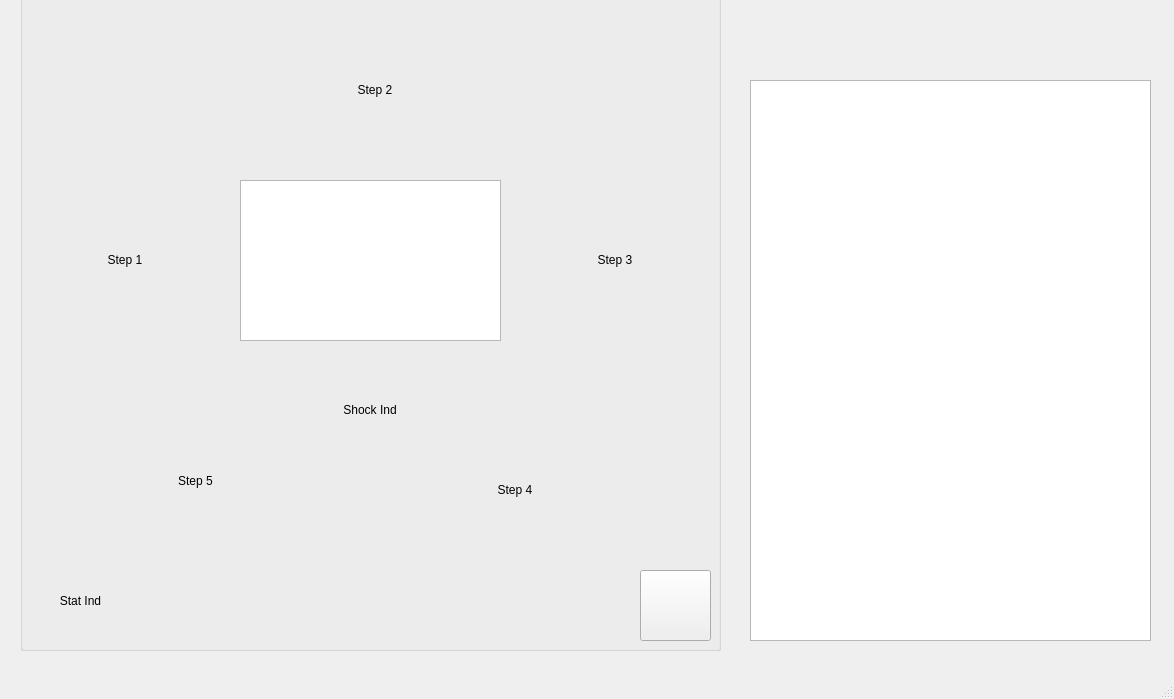
<?xml version="1.0" encoding="UTF-8"?>
<ui version="4.0">
 <class>MainWindow</class>
 <widget class="QMainWindow" name="MainWindow">
  <property name="geometry">
   <rect>
    <x>0</x>
    <y>0</y>
    <width>1174</width>
    <height>699</height>
   </rect>
  </property>
  <property name="windowTitle">
   <string>MainWindow</string>
  </property>
  <widget class="QWidget" name="centralwidget">
   <widget class="QTextBrowser" name="textBrowser">
    <property name="geometry">
     <rect>
      <x>750</x>
      <y>80</y>
      <width>401</width>
      <height>561</height>
     </rect>
    </property>
   </widget>
   <widget class="QGroupBox" name="groupBox">
    <property name="geometry">
     <rect>
      <x>20</x>
      <y>-10</y>
      <width>701</width>
      <height>661</height>
     </rect>
    </property>
    <property name="title">
     <string/>
    </property>
    <widget class="QPushButton" name="powerButton">
     <property name="geometry">
      <rect>
       <x>620</x>
       <y>580</y>
       <width>71</width>
       <height>71</height>
      </rect>
     </property>
     <property name="text">
      <string/>
     </property>
    </widget>
    <widget class="QLabel" name="step1">
     <property name="geometry">
      <rect>
       <x>30</x>
       <y>210</y>
       <width>150</width>
       <height>120</height>
      </rect>
     </property>
     <property name="minimumSize">
      <size>
       <width>150</width>
       <height>120</height>
      </size>
     </property>
     <property name="lineWidth">
      <number>1</number>
     </property>
     <property name="text">
      <string>Step 1</string>
     </property>
     <property name="alignment">
      <set>Qt::AlignCenter</set>
     </property>
    </widget>
    <widget class="QTextBrowser" name="LCDScreen">
     <property name="geometry">
      <rect>
       <x>220</x>
       <y>190</y>
       <width>261</width>
       <height>161</height>
      </rect>
     </property>
    </widget>
    <widget class="QLabel" name="step2">
     <property name="geometry">
      <rect>
       <x>280</x>
       <y>40</y>
       <width>150</width>
       <height>120</height>
      </rect>
     </property>
     <property name="minimumSize">
      <size>
       <width>150</width>
       <height>120</height>
      </size>
     </property>
     <property name="lineWidth">
      <number>1</number>
     </property>
     <property name="text">
      <string>Step 2</string>
     </property>
     <property name="alignment">
      <set>Qt::AlignCenter</set>
     </property>
    </widget>
    <widget class="QLabel" name="step3">
     <property name="geometry">
      <rect>
       <x>520</x>
       <y>210</y>
       <width>150</width>
       <height>120</height>
      </rect>
     </property>
     <property name="minimumSize">
      <size>
       <width>150</width>
       <height>120</height>
      </size>
     </property>
     <property name="lineWidth">
      <number>1</number>
     </property>
     <property name="text">
      <string>Step 3</string>
     </property>
     <property name="alignment">
      <set>Qt::AlignCenter</set>
     </property>
    </widget>
    <widget class="QLabel" name="step4">
     <property name="geometry">
      <rect>
       <x>420</x>
       <y>440</y>
       <width>150</width>
       <height>120</height>
      </rect>
     </property>
     <property name="minimumSize">
      <size>
       <width>150</width>
       <height>120</height>
      </size>
     </property>
     <property name="lineWidth">
      <number>1</number>
     </property>
     <property name="text">
      <string>Step 4</string>
     </property>
     <property name="alignment">
      <set>Qt::AlignCenter</set>
     </property>
    </widget>
    <widget class="QLabel" name="step5">
     <property name="geometry">
      <rect>
       <x>70</x>
       <y>410</y>
       <width>211</width>
       <height>161</height>
      </rect>
     </property>
     <property name="lineWidth">
      <number>1</number>
     </property>
     <property name="text">
      <string>Step 5</string>
     </property>
     <property name="alignment">
      <set>Qt::AlignCenter</set>
     </property>
    </widget>
    <widget class="QLabel" name="statInd">
     <property name="geometry">
      <rect>
       <x>10</x>
       <y>570</y>
       <width>101</width>
       <height>81</height>
      </rect>
     </property>
     <property name="lineWidth">
      <number>1</number>
     </property>
     <property name="text">
      <string>Stat Ind</string>
     </property>
     <property name="alignment">
      <set>Qt::AlignCenter</set>
     </property>
    </widget>
    <widget class="QLabel" name="shockInd">
     <property name="geometry">
      <rect>
       <x>310</x>
       <y>380</y>
       <width>80</width>
       <height>80</height>
      </rect>
     </property>
     <property name="minimumSize">
      <size>
       <width>80</width>
       <height>80</height>
      </size>
     </property>
     <property name="lineWidth">
      <number>1</number>
     </property>
     <property name="text">
      <string>Shock Ind</string>
     </property>
     <property name="alignment">
      <set>Qt::AlignCenter</set>
     </property>
    </widget>
   </widget>
  </widget>
  <widget class="QMenuBar" name="menubar">
   <property name="geometry">
    <rect>
     <x>0</x>
     <y>0</y>
     <width>1174</width>
     <height>22</height>
    </rect>
   </property>
  </widget>
  <widget class="QStatusBar" name="statusbar"/>
 </widget>
 <resources/>
 <connections/>
</ui>
